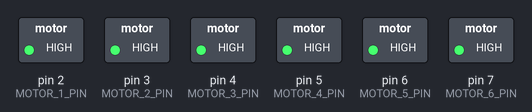
This sketch was run on a simulated Arduino Uno, built with avr-gcc and run on an emulated ATmega328P. On the bench: switched loads named in the sketch (green lamp = pin HIGH). Random numbers use the default seed unless the sketch sets one; what the sketch prints to the serial monitor is not drawn.

Above: at 0.1 s.
Timing chart, 0 to 1.6 s (numbered marks = the images above):
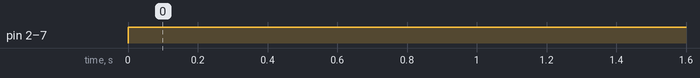

Measured:
- by itself, pin 2 (MOTOR_1_PIN), pin 3 (MOTOR_2_PIN), pin 4 (MOTOR_3_PIN), pin 5 (MOTOR_4_PIN), pin 6 (MOTOR_5_PIN), pin 7 (MOTOR_6_PIN): LOW → HIGH at 0.00 s

The sketch:

sensor_kod.ino
```cpp
#include <Wire.h>
#include <Adafruit_MPU6050.h>
#include <Adafruit_Sensor.h>

#define MOTOR_1_PIN 2
#define MOTOR_2_PIN 3
#define MOTOR_3_PIN 4
#define MOTOR_4_PIN 5
#define MOTOR_5_PIN 6
#define MOTOR_6_PIN 7

Adafruit_MPU6050 mpu;
int16_t gyroX, gyroY, gyroZ;
float depth;
float distance;

void setup() {
  Serial.begin(9600);

  pinMode(MOTOR_1_PIN, OUTPUT);
  pinMode(MOTOR_2_PIN, OUTPUT);
  pinMode(MOTOR_3_PIN, OUTPUT);
  pinMode(MOTOR_4_PIN, OUTPUT);
  pinMode(MOTOR_5_PIN, OUTPUT);
  pinMode(MOTOR_6_PIN, OUTPUT);

  Wire.begin();
  mpu.begin();
  mpu.setAccelerometerRange(MPU6050_RANGE_8_G);
  mpu.setGyroRange(MPU6050_RANGE_500_DEG);
}

void loop() {
  // Motorları çalıştır
  runMotors();

  // Derinlik sensöründen veri al
  readDepthSensor();

  // Gyro sensöründen veri al
  readGyroSensor();

  // Ultrasonik sensörden mesafe al
  readUltrasonicSensor();

  // Verileri seri porta yazdır
  Serial.print("Depth: ");
  Serial.print(depth);
  Serial.print(" meters\t");
  Serial.print("Gyro (X,Y,Z): ");
  Serial.print(gyroX);
  Serial.print(", ");
  Serial.print(gyroY);
  Serial.print(", ");
  Serial.print(gyroZ);
  Serial.print("\tDistance: ");
  Serial.print(distance);
  Serial.println(" cm");

  delay(1000);
}

void runMotors() {
  // Motorları ileri yönde çalıştır
  analogWrite(MOTOR_1_PIN, 255);
  analogWrite(MOTOR_2_PIN, 255);
  analogWrite(MOTOR_3_PIN, 255);
  analogWrite(MOTOR_4_PIN, 255);
  analogWrite(MOTOR_5_PIN, 255);
  analogWrite(MOTOR_6_PIN, 255);
}

void readDepthSensor() {
  // Derinlik sensöründen veri al
  // Bu örnekte depth değişkenine rasgele bir değer atandı
  depth = random(0, 10);
}

void readGyroSensor() {
  // Gyro sensöründen veri al
  sensors_event_t gyroEvent;
  mpu.getGyroSensor()->getEvent(&gyroEvent);
  gyroX = gyroEvent.gyro.x;
  gyroY = gyroEvent.gyro.y;
  gyroZ = gyroEvent.gyro.z;
}

void readUltrasonicSensor() {
  // Ultrasonik sensörden mesafe ölçümü yap
  // Bu örnekte distance değişkenine rasgele bir değer atandı
  distance = random(0, 100);
}
```
